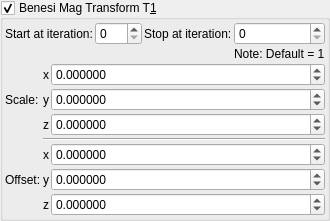
    <widget class="MyGroupBox" name="groupCheck_transf_benesi_T1_enabled_false">
     <property name="toolTip">
      <string/>
     </property>
     <property name="title">
      <string>Benesi Mag Transform T&amp;1</string>
     </property>
     <property name="checkable">
      <bool>true</bool>
     </property>
     <layout class="QVBoxLayout" name="verticalLayout_29" stretch="0,0">
      <property name="spacing">
       <number>2</number>
      </property>
      <property name="leftMargin">
       <number>2</number>
      </property>
      <property name="topMargin">
       <number>2</number>
      </property>
      <property name="rightMargin">
       <number>2</number>
      </property>
      <property name="bottomMargin">
       <number>2</number>
      </property>
      <item>
       <layout class="QGridLayout" name="gridLayout_62">
        <property name="spacing">
         <number>2</number>
        </property>
        <item row="1" column="0">
         <widget class="QLabel" name="label_246">
          <property name="text">
           <string>Start at iteration:</string>
          </property>
         </widget>
        </item>
        <item row="1" column="2">
         <widget class="QLabel" name="label_247">
          <property name="text">
           <string>Stop at iteration:</string>
          </property>
         </widget>
        </item>
        <item row="1" column="3">
         <widget class="MySpinBox" name="spinboxInt_transf_stop_iterationsT_1">
          <property name="sizePolicy">
           <sizepolicy hsizetype="Minimum" vsizetype="Maximum">
            <horstretch>0</horstretch>
            <verstretch>0</verstretch>
           </sizepolicy>
          </property>
          <property name="maximum">
           <number>999</number>
          </property>
         </widget>
        </item>
        <item row="1" column="1">
         <widget class="MySpinBox" name="spinboxInt_transf_start_iterations_T">
          <property name="sizePolicy">
           <sizepolicy hsizetype="Minimum" vsizetype="Maximum">
            <horstretch>0</horstretch>
            <verstretch>0</verstretch>
           </sizepolicy>
          </property>
          <property name="maximum">
           <number>999</number>
          </property>
         </widget>
        </item>
        <item row="2" column="3">
         <widget class="QLabel" name="label_140">
          <property name="text">
           <string>Note: Default = 1</string>
          </property>
         </widget>
        </item>
       </layout>
      </item>
      <item>
       <layout class="QGridLayout" name="gridLayout_63" columnstretch="0,0,1">
        <property name="spacing">
         <number>2</number>
        </property>
        <item row="6" column="1">
         <widget class="QLabel" name="label_125">
          <property name="sizePolicy">
           <sizepolicy hsizetype="Preferred" vsizetype="Preferred">
            <horstretch>0</horstretch>
            <verstretch>0</verstretch>
           </sizepolicy>
          </property>
          <property name="text">
           <string notr="true">z</string>
          </property>
          <property name="alignment">
           <set>Qt::AlignRight|Qt::AlignTrailing|Qt::AlignVCenter</set>
          </property>
         </widget>
        </item>
        <item row="5" column="2">
         <widget class="MyDoubleSpinBox" name="spinbox3_transf_offset_200_y">
          <property name="sizePolicy">
           <sizepolicy hsizetype="Minimum" vsizetype="Maximum">
            <horstretch>0</horstretch>
            <verstretch>0</verstretch>
           </sizepolicy>
          </property>
          <property name="prefix">
           <string/>
          </property>
          <property name="suffix">
           <string/>
          </property>
          <property name="decimals">
           <number>6</number>
          </property>
          <property name="minimum">
           <double>-99.989999999999995</double>
          </property>
          <property name="maximum">
           <double>99.989999999999995</double>
          </property>
          <property name="singleStep">
           <double>0.100000000000000</double>
          </property>
         </widget>
        </item>
        <item row="4" column="2">
         <widget class="MyDoubleSpinBox" name="spinbox3_transf_offset_200_x">
          <property name="sizePolicy">
           <sizepolicy hsizetype="Minimum" vsizetype="Maximum">
            <horstretch>0</horstretch>
            <verstretch>0</verstretch>
           </sizepolicy>
          </property>
          <property name="prefix">
           <string/>
          </property>
          <property name="suffix">
           <string/>
          </property>
          <property name="decimals">
           <number>6</number>
          </property>
          <property name="minimum">
           <double>-99.989999999999995</double>
          </property>
          <property name="maximum">
           <double>99.989999999999995</double>
          </property>
          <property name="singleStep">
           <double>0.100000000000000</double>
          </property>
         </widget>
        </item>
        <item row="6" column="2">
         <widget class="MyDoubleSpinBox" name="spinbox3_transf_offset_200_z">
          <property name="sizePolicy">
           <sizepolicy hsizetype="Minimum" vsizetype="Maximum">
            <horstretch>0</horstretch>
            <verstretch>0</verstretch>
           </sizepolicy>
          </property>
          <property name="prefix">
           <string/>
          </property>
          <property name="suffix">
           <string/>
          </property>
          <property name="decimals">
           <number>6</number>
          </property>
          <property name="minimum">
           <double>-99.989999999999995</double>
          </property>
          <property name="maximum">
           <double>99.989999999999995</double>
          </property>
          <property name="singleStep">
           <double>0.100000000000000</double>
          </property>
         </widget>
        </item>
        <item row="2" column="2">
         <widget class="MyDoubleSpinBox" name="spinbox3_transf_scale3D_222_z">
          <property name="sizePolicy">
           <sizepolicy hsizetype="Minimum" vsizetype="Maximum">
            <horstretch>0</horstretch>
            <verstretch>0</verstretch>
           </sizepolicy>
          </property>
          <property name="prefix">
           <string/>
          </property>
          <property name="suffix">
           <string/>
          </property>
          <property name="decimals">
           <number>6</number>
          </property>
          <property name="minimum">
           <double>-99.989999999999995</double>
          </property>
          <property name="maximum">
           <double>99.989999999999995</double>
          </property>
          <property name="singleStep">
           <double>0.100000000000000</double>
          </property>
         </widget>
        </item>
        <item row="5" column="0">
         <widget class="QLabel" name="label_259">
          <property name="text">
           <string>Offset:</string>
          </property>
         </widget>
        </item>
        <item row="4" column="1">
         <widget class="QLabel" name="label_118">
          <property name="sizePolicy">
           <sizepolicy hsizetype="Preferred" vsizetype="Preferred">
            <horstretch>0</horstretch>
            <verstretch>0</verstretch>
           </sizepolicy>
          </property>
          <property name="text">
           <string notr="true">x</string>
          </property>
          <property name="alignment">
           <set>Qt::AlignRight|Qt::AlignTrailing|Qt::AlignVCenter</set>
          </property>
         </widget>
        </item>
        <item row="5" column="1">
         <widget class="QLabel" name="label_119">
          <property name="sizePolicy">
           <sizepolicy hsizetype="Preferred" vsizetype="Preferred">
            <horstretch>0</horstretch>
            <verstretch>0</verstretch>
           </sizepolicy>
          </property>
          <property name="text">
           <string notr="true">y</string>
          </property>
          <property name="alignment">
           <set>Qt::AlignRight|Qt::AlignTrailing|Qt::AlignVCenter</set>
          </property>
         </widget>
        </item>
        <item row="1" column="0">
         <widget class="QLabel" name="label_258">
          <property name="text">
           <string>Scale:</string>
          </property>
         </widget>
        </item>
        <item row="0" column="1">
         <widget class="QLabel" name="label_126">
          <property name="sizePolicy">
           <sizepolicy hsizetype="Preferred" vsizetype="Preferred">
            <horstretch>0</horstretch>
            <verstretch>0</verstretch>
           </sizepolicy>
          </property>
          <property name="text">
           <string notr="true">x</string>
          </property>
          <property name="alignment">
           <set>Qt::AlignRight|Qt::AlignTrailing|Qt::AlignVCenter</set>
          </property>
         </widget>
        </item>
        <item row="1" column="1">
         <widget class="QLabel" name="label_127">
          <property name="sizePolicy">
           <sizepolicy hsizetype="Preferred" vsizetype="Preferred">
            <horstretch>0</horstretch>
            <verstretch>0</verstretch>
           </sizepolicy>
          </property>
          <property name="text">
           <string notr="true">y</string>
          </property>
          <property name="alignment">
           <set>Qt::AlignRight|Qt::AlignTrailing|Qt::AlignVCenter</set>
          </property>
         </widget>
        </item>
        <item row="2" column="1">
         <widget class="QLabel" name="label_128">
          <property name="sizePolicy">
           <sizepolicy hsizetype="Preferred" vsizetype="Preferred">
            <horstretch>0</horstretch>
            <verstretch>0</verstretch>
           </sizepolicy>
          </property>
          <property name="text">
           <string notr="true">z</string>
          </property>
          <property name="alignment">
           <set>Qt::AlignRight|Qt::AlignTrailing|Qt::AlignVCenter</set>
          </property>
         </widget>
        </item>
        <item row="0" column="2">
         <widget class="MyDoubleSpinBox" name="spinbox3_transf_scale3D_222_x">
          <property name="sizePolicy">
           <sizepolicy hsizetype="Minimum" vsizetype="Maximum">
            <horstretch>0</horstretch>
            <verstretch>0</verstretch>
           </sizepolicy>
          </property>
          <property name="prefix">
           <string/>
          </property>
          <property name="suffix">
           <string/>
          </property>
          <property name="decimals">
           <number>6</number>
          </property>
          <property name="minimum">
           <double>-99.989999999999995</double>
          </property>
          <property name="maximum">
           <double>99.989999999999995</double>
          </property>
          <property name="singleStep">
           <double>0.100000000000000</double>
          </property>
         </widget>
        </item>
        <item row="1" column="2">
         <widget class="MyDoubleSpinBox" name="spinbox3_transf_scale3D_222_y">
          <property name="sizePolicy">
           <sizepolicy hsizetype="Minimum" vsizetype="Maximum">
            <horstretch>0</horstretch>
            <verstretch>0</verstretch>
           </sizepolicy>
          </property>
          <property name="prefix">
           <string/>
          </property>
          <property name="suffix">
           <string/>
          </property>
          <property name="decimals">
           <number>6</number>
          </property>
          <property name="minimum">
           <double>-99.989999999999995</double>
          </property>
          <property name="maximum">
           <double>99.989999999999995</double>
          </property>
          <property name="singleStep">
           <double>0.100000000000000</double>
          </property>
         </widget>
        </item>
        <item row="3" column="1" colspan="2">
         <widget class="Line" name="line_53">
          <property name="orientation">
           <enum>Qt::Horizontal</enum>
          </property>
         </widget>
        </item>
       </layout>
      </item>
     </layout>
    </widget>
